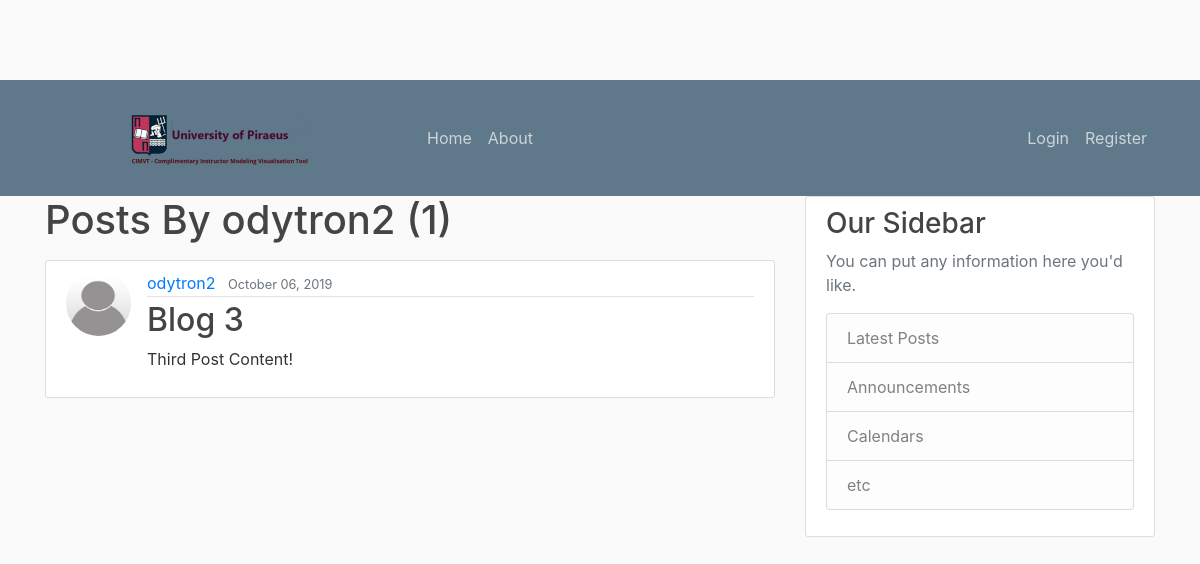
Before: /user/odytron2 with the older database file.
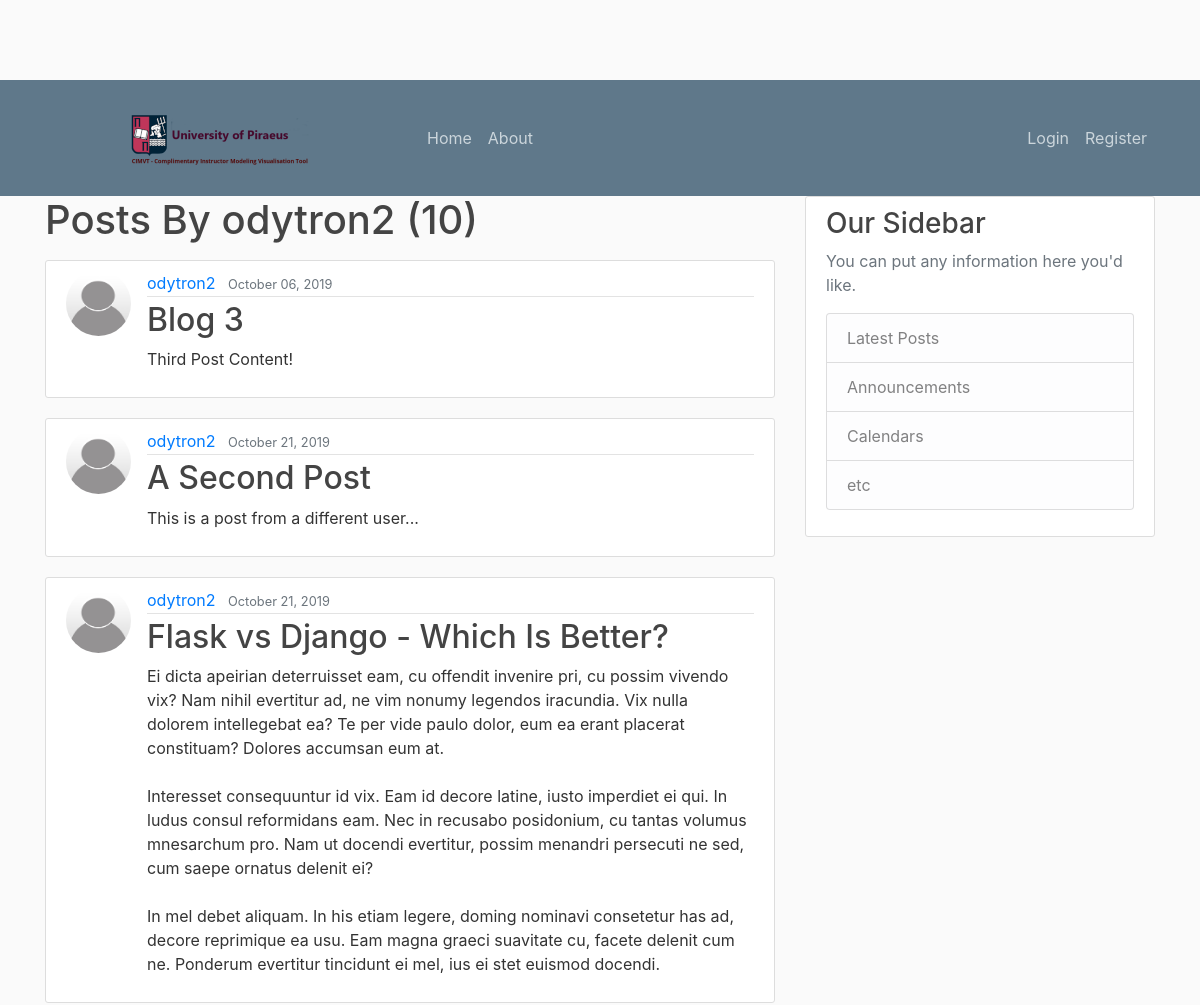
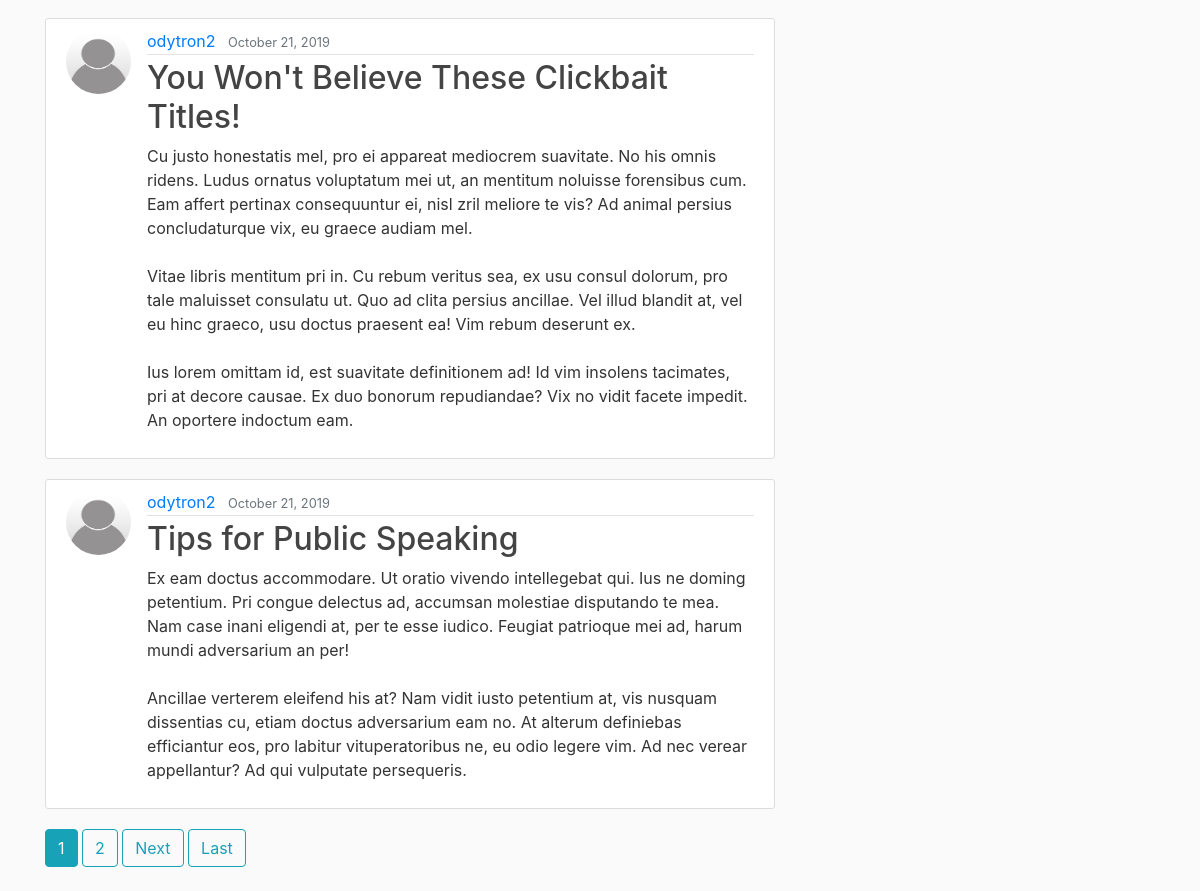
After: the same page with the newer database file (2 pictures, top to bottom).
### blog/models.py (models this page shows, shortened)
class Post(models.Model):
    title = models.CharField(max_length=100)
    content = models.TextField()
    date_posted = models.DateTimeField(default=timezone.now)
    author = models.ForeignKey(User, on_delete=models.CASCADE)

### users/models.py (models this page shows, shortened)
class Profile(models.Model):
    user = models.OneToOneField(User, on_delete=models.CASCADE)
    image = models.ImageField(default='default.jpg', upload_to='profile_pics')

### blog/views.py (the view)
# urls.py: path('user/<str:username>', UserPostListView.as_view(), name='user-posts'),
class UserPostListView(ListView):
    model = Post
    template_name = 'blog/user_posts.html' # <app>/<model>_<viewtype>.html (it expects a template with that name)
    context_object_name = 'posts'
    paginate_by = 5
    def get_queryset(self):
        user = get_object_or_404(User, username=self.kwargs.get('username'))
        return Post.objects.filter(author=user).order_by('date_posted')

### blog/templates/blog/user_posts.html (shortened to what this page needs)
{% extends "blog/base.html" %}
{% block content %}
    <h1 class="mb-3"> Posts By {{ view.kwargs.username }} ({{ page_obj.paginator.count }})</h1>
   {%  for post in posts %}
       <article class="media content-section">
       <img class="rounded-circle article-img" src="{{ post.author.profile.image.url }}">
           <div class="media-body">
               <div class="article-metadata">
                   <a class="mr-2" href="{% url 'user-posts' post.author.username %}">{{ post.author }}</a>
                   <small class="text-muted">{{ post.date_posted|date:"F d, Y" }}</small>
               </div>
               <h2><a class="article-title" href="{% url 'post-detail' post.id %}">{{ post.title }}</a></h2>
               <p class="article-content">{{ post.content }}</p>
           </div>
       </article>
   {% endfor %}
    {% if is_paginated %}
      {% for num in page_obj.paginator.page_range %}
        {% if page_obj.number == num %}
          <a class="btn btn-info mb-4" href="?page={{ num }}">{{ num }}</a>
        {% elif num > page_obj.number|add:'-3' and num < page_obj.number|add:'3' %}
          <a class="btn btn-outline-info mb-4" href="?page={{ num }}">{{ num }}</a>
        {% endif %}
      {% endfor %}
      {% if page_obj.has_next %}
        <a class="btn btn-outline-info mb-4" href="?page={{ page_obj.next_page_number }}">Next</a>
        <a class="btn btn-outline-info mb-4" href="?page={{ page_obj.paginator.num_pages }}">Last</a>
      {% endif %}
    {% endif %}
{% endblock content %}

### blog/templates/blog/base.html (shortened to what this page needs)
{% load static %}
{% load staticfiles %}
 <!DOCTYPE html>
<html>
<head>
    <link rel="stylesheet" href="https://stackpath.bootstrapcdn.com/bootstrap/4.3.1/css/bootstrap.min.css">
<link rel="stylesheet" type="text/css" href="{% static 'blog/main.css' %}">
</head>
<body>
<header class="site-header">
    <nav class="navbar navbar-expand-md navbar-dark bg-steel static-top">
        <div class="container">
            <a class="navbar-brand mr-4" href="{% url 'blog-home' %}"><img src="{% static 'unipi_logo.png' %}"></a>
            <div class="collapse navbar-collapse" id="navbarToggle">
                <div class="navbar-nav mr-auto">
                    <a class="nav-item nav-link" href="{% url 'blog-home' %}">Home</a>
                    <a class="nav-item nav-link" href="{% url 'blog-about' %}">About</a>
                </div>
                <div class="navbar-nav">
                        {% if user.is_authenticated %}
                            <a class="nav-item nav-link" href="{% url 'post-create' %}">New Post</a>
                            <a class="nav-item nav-link" href="{% url 'profile' %}">Profile</a>
                            <a class="nav-item nav-link" href="{% url 'logout' %}">Logout</a>
                    {% else %}
                    <a class="nav-item nav-link" href="{% url 'login' %}">Login</a>
                    <a class="nav-item nav-link" href="{% url 'register' %}">Register</a>
                    {% endif %}
                </div>
            </div>
        </div>
    </nav>
</header>
<main role="main" class="container">
    <div class="row">
        <div class="col-md-8">
            {% block content %}{% endblock %}
        </div>
        <div class="col-md-4">
            <div class="content-section">
                <h3>Our Sidebar</h3>
                <p class='text-muted'>You can put any information here you'd like.
                <ul class="list-group">
                    <li class="list-group-item list-group-item-light">Latest Posts</li>
                    <li class="list-group-item list-group-item-light">Announcements</li>
                    <li class="list-group-item list-group-item-light">Calendars</li>
                    <li class="list-group-item list-group-item-light">etc</li>
                </ul>
                </p>
            </div>
        </div>
    </div>
</main>
  </body>
</body>
</html>

### blog/static/blog/main.css (style rules this page uses)
body { background: #fafafa; color: #333333; margin-top: 5rem; }
h1, h2, h3, h4, h5, h6 { color: #444444; }
ul { margin: 0; }
.bg-steel { background-color: #5f788a; }
.site-header .navbar-nav .nav-link { color: #cbd5db; }
.content-section { background: #ffffff; padding: 10px 20px; border: 1px solid #dddddd; border-radius: 3px; margin-bottom: 20px; }
.article-title { color: #444444; }
.article-content { white-space: pre-line; }
.article-img { height: 65px; width: 65px; margin-right: 16px; }
.article-metadata { padding-bottom: 1px; margin-bottom: 4px; border-bottom: 1px solid #e3e3e3 }

Changed rows visible on the page:
added Post: author.profile.image (placeholder picture), author "odytron2", date_posted "October 21, 2019", title "A Second Post", content "This is a post from a different user..."
added Post: author.profile.image (placeholder picture), author "odytron2", date_posted "October 21, 2019", title "Flask vs Django - Which Is Better?", content "Ei dicta apeirian deterruisset eam, cu offendit invenire pri, cu possim vivendo vix? Nam nihil evertitur ad, ne vim nonumy legendos iracundia. Vix nulla dolorem intellegebat ea? Te per vide paulo dolor, eum ea erant placerat constituam? Dolores accumsan eum at. Interesset consequuntur id vix. Eam id decore latine, iusto imperdiet ei qui. In ludus consul reformidans eam. Nec in recusabo posidonium, cu tantas volumus mnesarchum pro. Nam ut docendi evertitur, possim menandri persecuti ne sed, cum saepe ornatus delenit ei? In mel debet aliquam. In his etiam legere, doming nominavi consetetur has ad, decore reprimique ea usu. Eam magna graeci suavitate cu, facete delenit cum ne. Ponderum…"
added Post: author.profile.image (placeholder picture), author "odytron2", date_posted "October 21, 2019", title "You Won't Believe These Clickbait Titles!", content "Cu justo honestatis mel, pro ei appareat mediocrem suavitate. No his omnis ridens. Ludus ornatus voluptatum mei ut, an mentitum noluisse forensibus cum. Eam affert pertinax consequuntur ei, nisl zril meliore te vis? Ad animal persius concludaturque vix, eu graece audiam mel. Vitae libris mentitum pri in. Cu rebum veritus sea, ex usu consul dolorum, pro tale maluisset consulatu ut. Quo ad clita persius ancillae. Vel illud blandit at, vel eu hinc graeco, usu doctus praesent ea! Vim rebum deserunt ex. Ius lorem omittam id, est suavitate definitionem ad! Id vim insolens tacimates, pri at decore causae. Ex duo bonorum repudiandae? Vix no vidit facete impedit. An oportere indoctum eam."
added Post: author.profile.image (placeholder picture), author "odytron2", date_posted "October 21, 2019", title "Tips for Public Speaking", content "Ex eam doctus accommodare. Ut oratio vivendo intellegebat qui. Ius ne doming petentium. Pri congue delectus ad, accumsan molestiae disputando te mea. Nam case inani eligendi at, per te esse iudico. Feugiat patrioque mei ad, harum mundi adversarium an per! Ancillae verterem eleifend his at? Nam vidit iusto petentium at, vis nusquam dissentias cu, etiam doctus adversarium eam no. At alterum definiebas efficiantur eos, pro labitur vituperatoribus ne, eu odio legere vim. Ad nec verear appellantur? Ad qui vulputate persequeris."
Other visible differences:
{{ page_obj.paginator.count }}: "1" → "10"
new list line: "1"
new list line: "2"
text now shown: "Next Last"
